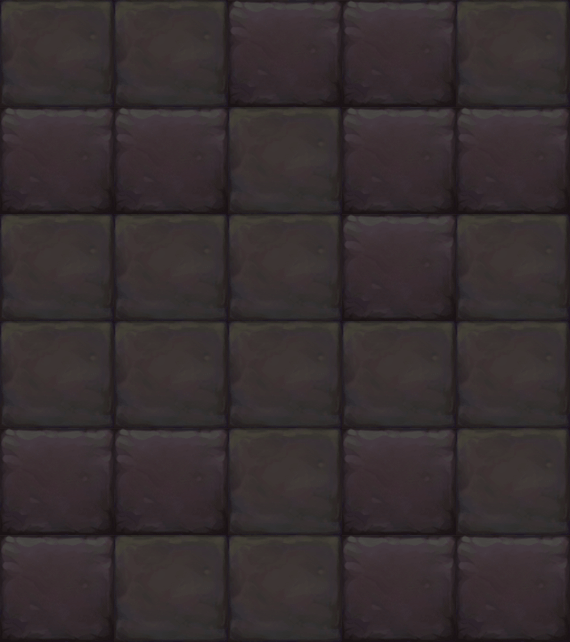

A level layout from a 2D game, rendered from its tile map. Below: a short description, then the map file with tile-grid data replaced by summaries:
An orthogonal 5x6 tile map with 114x107 px tiles, 1 tile layer (块层 1).

<map version="1.0" orientation="orthogonal" width="5" height="6" tilewidth="114" tileheight="107">
 <tileset firstgid="1" name="map057" tilewidth="114" tileheight="107">
  <image source="map057.png" width="228" height="107" />
 </tileset>
 <layer name="块层 1" width="5" height="6">
  <data>[30 cells, 30 non-empty, 2 distinct tile ids]</data>
 </layer>
</map>
